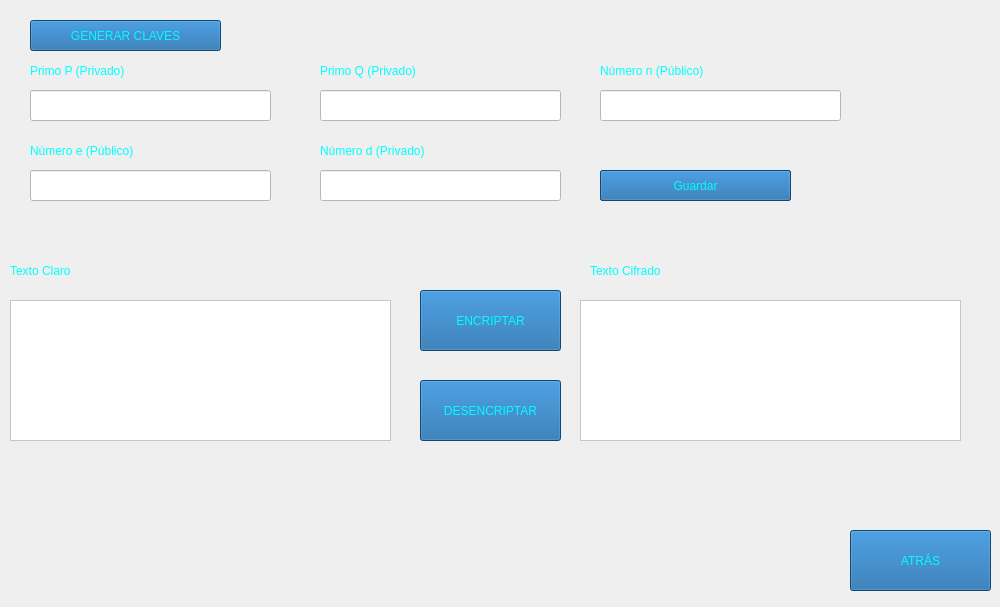
<?xml version="1.0" encoding="UTF-8"?>
<ui version="4.0">
 <class>cripAsimeRsa</class>
 <widget class="QMainWindow" name="cripAsimeRsa">
  <property name="geometry">
   <rect>
    <x>0</x>
    <y>0</y>
    <width>1000</width>
    <height>607</height>
   </rect>
  </property>
  <property name="maximumSize">
   <size>
    <width>1000</width>
    <height>613</height>
   </size>
  </property>
  <property name="windowTitle">
   <string>Criptografia Convencional</string>
  </property>
  <property name="windowIcon">
   <iconset>
    <normaloff>icono.png</normaloff>icono.png</iconset>
  </property>
  <widget class="QWidget" name="centralwidget">
   <widget class="QLabel" name="fondo">
    <property name="geometry">
     <rect>
      <x>0</x>
      <y>0</y>
      <width>1000</width>
      <height>615</height>
     </rect>
    </property>
    <property name="text">
     <string/>
    </property>
    <property name="pixmap">
     <pixmap>Imag1.jpg</pixmap>
    </property>
   </widget>
   <widget class="QTextEdit" name="textCrip">
    <property name="geometry">
     <rect>
      <x>10</x>
      <y>300</y>
      <width>381</width>
      <height>141</height>
     </rect>
    </property>
    <property name="styleSheet">
     <string notr="true">font: 14pt &quot;Berlin Sans FB&quot;;
background-color: rgb(255, 255, 255);
align=&quot;center&quot;;</string>
    </property>
    <property name="html">
     <string>&lt;!DOCTYPE HTML PUBLIC &quot;-//W3C//DTD HTML 4.0//EN&quot; &quot;http://www.w3.org/TR/REC-html40/strict.dtd&quot;&gt;
&lt;html&gt;&lt;head&gt;&lt;meta name=&quot;qrichtext&quot; content=&quot;1&quot; /&gt;&lt;style type=&quot;text/css&quot;&gt;
p, li { white-space: pre-wrap; }
&lt;/style&gt;&lt;/head&gt;&lt;body style=&quot; font-family:'Berlin Sans FB'; font-size:14pt; font-weight:400; font-style:normal;&quot;&gt;
&lt;p align=&quot;center&quot; style=&quot;-qt-paragraph-type:empty; margin-top:0px; margin-bottom:0px; margin-left:0px; margin-right:0px; -qt-block-indent:0; text-indent:0px;&quot;&gt;&lt;br /&gt;&lt;/p&gt;
&lt;p align=&quot;center&quot; style=&quot;-qt-paragraph-type:empty; margin-top:0px; margin-bottom:0px; margin-left:0px; margin-right:0px; -qt-block-indent:0; text-indent:0px;&quot;&gt;&lt;br /&gt;&lt;/p&gt;
&lt;p align=&quot;center&quot; style=&quot;-qt-paragraph-type:empty; margin-top:0px; margin-bottom:0px; margin-left:0px; margin-right:0px; -qt-block-indent:0; text-indent:0px;&quot;&gt;&lt;br /&gt;&lt;/p&gt;&lt;/body&gt;&lt;/html&gt;</string>
    </property>
   </widget>
   <widget class="QTextEdit" name="textDesCrip">
    <property name="geometry">
     <rect>
      <x>580</x>
      <y>300</y>
      <width>381</width>
      <height>141</height>
     </rect>
    </property>
    <property name="styleSheet">
     <string notr="true">font: 14pt &quot;Berlin Sans FB&quot;;
background-color: rgb(255, 255, 255);
align=&quot;center&quot;;</string>
    </property>
    <property name="html">
     <string>&lt;!DOCTYPE HTML PUBLIC &quot;-//W3C//DTD HTML 4.0//EN&quot; &quot;http://www.w3.org/TR/REC-html40/strict.dtd&quot;&gt;
&lt;html&gt;&lt;head&gt;&lt;meta name=&quot;qrichtext&quot; content=&quot;1&quot; /&gt;&lt;style type=&quot;text/css&quot;&gt;
p, li { white-space: pre-wrap; }
&lt;/style&gt;&lt;/head&gt;&lt;body style=&quot; font-family:'Berlin Sans FB'; font-size:14pt; font-weight:400; font-style:normal;&quot;&gt;
&lt;p align=&quot;center&quot; style=&quot;-qt-paragraph-type:empty; margin-top:0px; margin-bottom:0px; margin-left:0px; margin-right:0px; -qt-block-indent:0; text-indent:0px;&quot;&gt;&lt;br /&gt;&lt;/p&gt;&lt;/body&gt;&lt;/html&gt;</string>
    </property>
   </widget>
   <widget class="QPushButton" name="bEncriptar">
    <property name="geometry">
     <rect>
      <x>420</x>
      <y>290</y>
      <width>141</width>
      <height>61</height>
     </rect>
    </property>
    <property name="styleSheet">
     <string notr="true">background-color: rgb(21, 99, 165);
color: #00ffff;
font: 14pt &quot;Berlin Sans FB&quot;;</string>
    </property>
    <property name="text">
     <string>ENCRIPTAR</string>
    </property>
   </widget>
   <widget class="QPushButton" name="bDesencriptar">
    <property name="geometry">
     <rect>
      <x>420</x>
      <y>380</y>
      <width>141</width>
      <height>61</height>
     </rect>
    </property>
    <property name="styleSheet">
     <string notr="true">background-color: rgb(21, 99, 165);
color: #00ffff;
font: 14pt &quot;Berlin Sans FB&quot;;</string>
    </property>
    <property name="text">
     <string>DESENCRIPTAR</string>
    </property>
   </widget>
   <widget class="QLineEdit" name="lineP">
    <property name="enabled">
     <bool>false</bool>
    </property>
    <property name="geometry">
     <rect>
      <x>30</x>
      <y>90</y>
      <width>241</width>
      <height>31</height>
     </rect>
    </property>
    <property name="styleSheet">
     <string notr="true">font: 14pt &quot;Berlin Sans FB&quot;;
background-color: rgb(255, 255, 255);</string>
    </property>
    <property name="text">
     <string/>
    </property>
   </widget>
   <widget class="QPushButton" name="bGenerar">
    <property name="geometry">
     <rect>
      <x>30</x>
      <y>20</y>
      <width>191</width>
      <height>31</height>
     </rect>
    </property>
    <property name="styleSheet">
     <string notr="true">background-color: rgb(21, 99, 165);
color: #00ffff;
font: 14pt &quot;Berlin Sans FB&quot;;</string>
    </property>
    <property name="text">
     <string>GENERAR CLAVES</string>
    </property>
   </widget>
   <widget class="QPushButton" name="bAtras">
    <property name="geometry">
     <rect>
      <x>850</x>
      <y>530</y>
      <width>141</width>
      <height>61</height>
     </rect>
    </property>
    <property name="styleSheet">
     <string notr="true">background-color: rgb(21, 99, 165);
color: #00ffff;
font: 14pt &quot;Berlin Sans FB&quot;;</string>
    </property>
    <property name="text">
     <string>ATRÁS</string>
    </property>
   </widget>
   <widget class="QLabel" name="label">
    <property name="geometry">
     <rect>
      <x>30</x>
      <y>60</y>
      <width>161</width>
      <height>21</height>
     </rect>
    </property>
    <property name="styleSheet">
     <string notr="true">color: #00ffff;
font: 14pt &quot;Berlin Sans FB&quot;;</string>
    </property>
    <property name="text">
     <string>Primo P (Privado)</string>
    </property>
   </widget>
   <widget class="QLabel" name="label_2">
    <property name="geometry">
     <rect>
      <x>320</x>
      <y>60</y>
      <width>161</width>
      <height>21</height>
     </rect>
    </property>
    <property name="styleSheet">
     <string notr="true">color: #00ffff;
font: 14pt &quot;Berlin Sans FB&quot;;</string>
    </property>
    <property name="text">
     <string>Primo Q (Privado)</string>
    </property>
   </widget>
   <widget class="QLineEdit" name="lineQ">
    <property name="enabled">
     <bool>false</bool>
    </property>
    <property name="geometry">
     <rect>
      <x>320</x>
      <y>90</y>
      <width>241</width>
      <height>31</height>
     </rect>
    </property>
    <property name="styleSheet">
     <string notr="true">font: 14pt &quot;Berlin Sans FB&quot;;
background-color: rgb(255, 255, 255);</string>
    </property>
    <property name="text">
     <string/>
    </property>
   </widget>
   <widget class="QLabel" name="label_3">
    <property name="geometry">
     <rect>
      <x>600</x>
      <y>60</y>
      <width>171</width>
      <height>21</height>
     </rect>
    </property>
    <property name="styleSheet">
     <string notr="true">color: #00ffff;
font: 14pt &quot;Berlin Sans FB&quot;;</string>
    </property>
    <property name="text">
     <string>Número n (Público)</string>
    </property>
   </widget>
   <widget class="QLineEdit" name="lineN">
    <property name="enabled">
     <bool>false</bool>
    </property>
    <property name="geometry">
     <rect>
      <x>600</x>
      <y>90</y>
      <width>241</width>
      <height>31</height>
     </rect>
    </property>
    <property name="styleSheet">
     <string notr="true">font: 14pt &quot;Berlin Sans FB&quot;;
background-color: rgb(255, 255, 255);</string>
    </property>
    <property name="text">
     <string/>
    </property>
   </widget>
   <widget class="QLabel" name="label_4">
    <property name="geometry">
     <rect>
      <x>30</x>
      <y>140</y>
      <width>161</width>
      <height>21</height>
     </rect>
    </property>
    <property name="styleSheet">
     <string notr="true">color: #00ffff;
font: 14pt &quot;Berlin Sans FB&quot;;</string>
    </property>
    <property name="text">
     <string>Número e (Público)</string>
    </property>
   </widget>
   <widget class="QLineEdit" name="lineE">
    <property name="enabled">
     <bool>false</bool>
    </property>
    <property name="geometry">
     <rect>
      <x>30</x>
      <y>170</y>
      <width>241</width>
      <height>31</height>
     </rect>
    </property>
    <property name="styleSheet">
     <string notr="true">font: 14pt &quot;Berlin Sans FB&quot;;
background-color: rgb(255, 255, 255);</string>
    </property>
    <property name="text">
     <string/>
    </property>
   </widget>
   <widget class="QLabel" name="label_5">
    <property name="geometry">
     <rect>
      <x>320</x>
      <y>140</y>
      <width>171</width>
      <height>21</height>
     </rect>
    </property>
    <property name="styleSheet">
     <string notr="true">color: #00ffff;
font: 14pt &quot;Berlin Sans FB&quot;;</string>
    </property>
    <property name="text">
     <string>Número d (Privado)</string>
    </property>
   </widget>
   <widget class="QLineEdit" name="lineD">
    <property name="enabled">
     <bool>false</bool>
    </property>
    <property name="geometry">
     <rect>
      <x>320</x>
      <y>170</y>
      <width>241</width>
      <height>31</height>
     </rect>
    </property>
    <property name="styleSheet">
     <string notr="true">font: 14pt &quot;Berlin Sans FB&quot;;
background-color: rgb(255, 255, 255);</string>
    </property>
    <property name="text">
     <string/>
    </property>
   </widget>
   <widget class="QLabel" name="label_6">
    <property name="geometry">
     <rect>
      <x>10</x>
      <y>260</y>
      <width>161</width>
      <height>21</height>
     </rect>
    </property>
    <property name="styleSheet">
     <string notr="true">color: #00ffff;
font: 14pt &quot;Berlin Sans FB&quot;;</string>
    </property>
    <property name="text">
     <string>Texto Claro</string>
    </property>
   </widget>
   <widget class="QPushButton" name="bEditar">
    <property name="geometry">
     <rect>
      <x>600</x>
      <y>170</y>
      <width>191</width>
      <height>31</height>
     </rect>
    </property>
    <property name="styleSheet">
     <string notr="true">background-color: rgb(21, 99, 165);
color: #00ffff;
font: 14pt &quot;Berlin Sans FB&quot;;</string>
    </property>
    <property name="text">
     <string>Editar</string>
    </property>
   </widget>
   <widget class="QPushButton" name="bGuardar">
    <property name="geometry">
     <rect>
      <x>600</x>
      <y>170</y>
      <width>191</width>
      <height>31</height>
     </rect>
    </property>
    <property name="styleSheet">
     <string notr="true">background-color: rgb(21, 99, 165);
color: #00ffff;
font: 14pt &quot;Berlin Sans FB&quot;;</string>
    </property>
    <property name="text">
     <string>Guardar</string>
    </property>
   </widget>
   <widget class="QLabel" name="label_7">
    <property name="geometry">
     <rect>
      <x>590</x>
      <y>260</y>
      <width>161</width>
      <height>21</height>
     </rect>
    </property>
    <property name="styleSheet">
     <string notr="true">color: #00ffff;
font: 14pt &quot;Berlin Sans FB&quot;;</string>
    </property>
    <property name="text">
     <string>Texto Cifrado</string>
    </property>
   </widget>
  </widget>
 </widget>
 <resources/>
 <connections>
  <connection>
   <sender>bEncriptar</sender>
   <signal>clicked()</signal>
   <receiver>textDesCrip</receiver>
   <slot>clear()</slot>
   <hints>
    <hint type="sourcelabel">
     <x>484</x>
     <y>322</y>
    </hint>
    <hint type="destinationlabel">
     <x>631</x>
     <y>343</y>
    </hint>
   </hints>
  </connection>
  <connection>
   <sender>bDesencriptar</sender>
   <signal>clicked()</signal>
   <receiver>textCrip</receiver>
   <slot>clear()</slot>
   <hints>
    <hint type="sourcelabel">
     <x>494</x>
     <y>415</y>
    </hint>
    <hint type="destinationlabel">
     <x>278</x>
     <y>409</y>
    </hint>
   </hints>
  </connection>
 </connections>
</ui>
